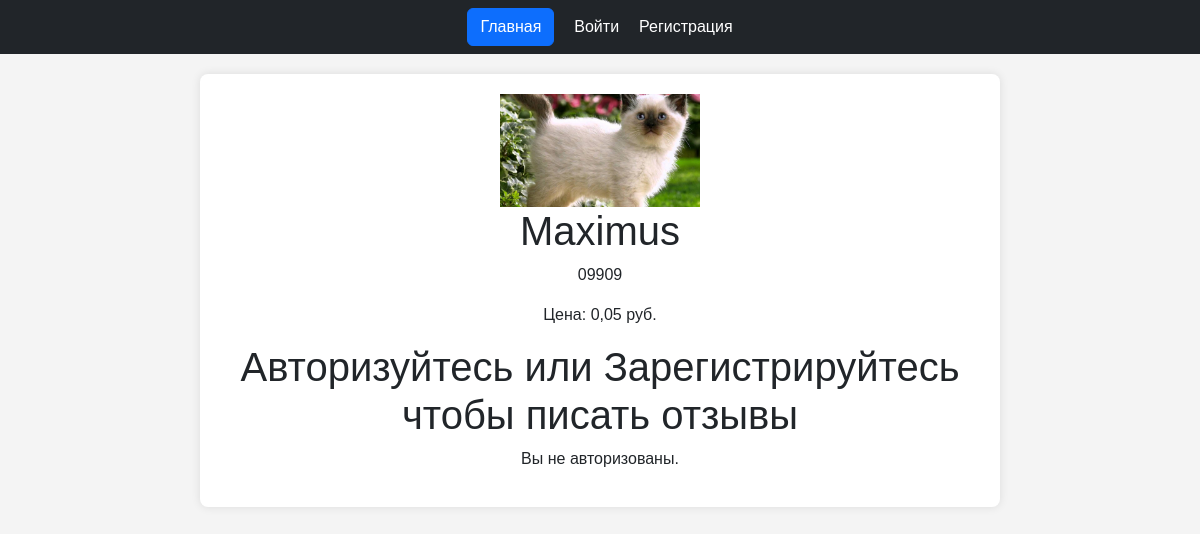
Page /tovar/4/ on the earlier database version.
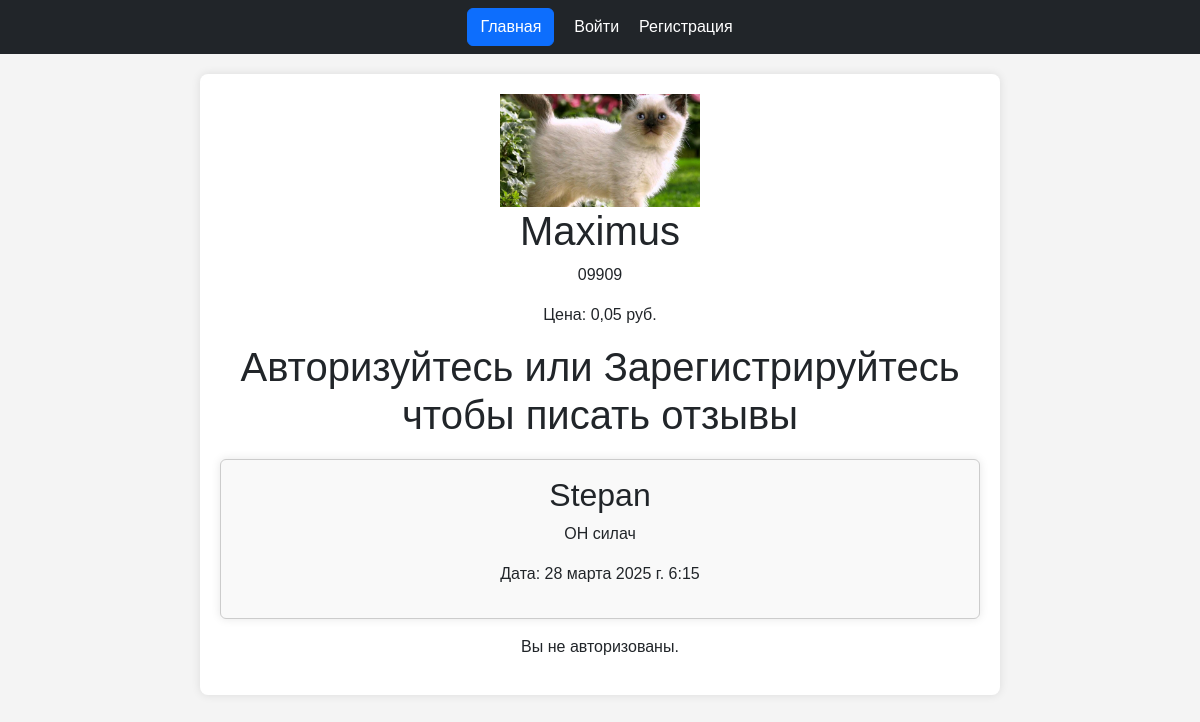
Same page on the later database version.
### comments/models.py (models this page shows, shortened)
class Review(models.Model):
    user = models.ForeignKey(User, on_delete=models.CASCADE)
    product = models.ForeignKey(Tovars, on_delete=models.CASCADE)
    rating = models.IntegerField(validators=[MaxValueValidator(5)])
    text = models.TextField()
    created_at = models.DateTimeField(auto_now_add=True)

### comments/views.py (the view)
# urls.py: path('tovar/<int:tovar_id>/', views.tovar_detail, name='tovar_detail'),
def tovar_detail(request, tovar_id):
    if request.method == 'POST' and request.user.is_authenticated:
        form = ReviewForm(request.POST)
        if form.is_valid():
            review = form.save(commit=False)
            review.user = request.user
            review.product = get_object_or_404(Tovars, pk=tovar_id)
            review.save()
            return redirect('tovar_detail', tovar_id=tovar_id)
    else:
        form = ReviewForm()
    tovar = get_object_or_404(Tovars, pk=tovar_id)
    return render(request, 'catalog/tovar_base.html', {
        'tovar': tovar,
        'form': ReviewForm(),
        'reviews': Review.objects.filter(product=tovar).order_by('-created_at'),
        })

### comments/templates/catalog/tovar_base.html (shortened to what this page needs)
{% extends "comments/base.html" %}
{% block content %}
    <img src="{{ tovar.image.url }}" alt="{{ tovar.name }}" style="max-width: 200px; max-height: 200px;">
    <h1>{{ tovar.name }}</h1>
    <p>{{ tovar.description }}</p>
    <p>Цена: {{ tovar.price }} руб.</p>
    {% if user.is_authenticated %}
        <div>
            {% if user.is_authenticated %}
                <h2>Ваш отзыв</h2>
                <form method="POST">
                    {% csrf_token %}
                    {{ form.as_p }}
                    <input type="submit" value="Отправить">
                </form>
            {% endif %}
        </div>
    {% else %}
        <h1>Авторизуйтесь или Зарегистрируйтесь чтобы писать отзывы</h1>
    {% endif %}
    {% for review in reviews %}
        <div class="container p-3 mb-3 rounded col-auto" style="background-color: #f9f9f9; border: 1px solid #ccc; border-radius: 5px;">
            <h2>{{ review.user.username }}</h2>
            <p>{{ review.text }}</p>
            <p>Дата: {{ review.created_at }}</p>
        </div>
    {% endfor %}
    {% if user.is_authenticated %}
        <h2>Административный раздел</h2>
        <p>{{ extra_content }}</p>
    {% else %}
        <p>Вы не авторизованы.</p>
    {% endif %}
{% endblock content %}

Differences in the rows shown:
added Review: user.username "Stepan", text "ОН силач", created_at "28 марта 2025 г. 6:15"
